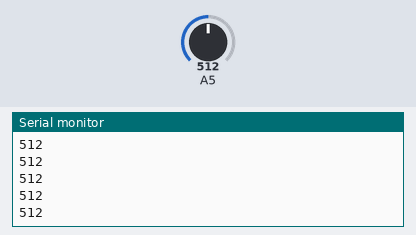
A sketch run on a simulated Arduino Uno, built with avr-gcc and run on an emulated ATmega328P. Shown: the last lines printed to the serial monitor. The test bench sets the inputs (shaded band); at power-on: A5 = 512.

Above: at 1.2 s.
1.3 s: A5 set to 716
At 1.56 s:
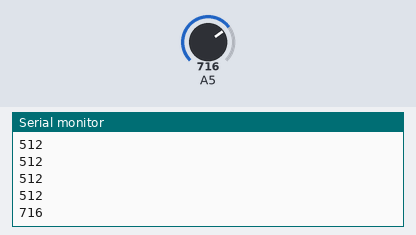
2.8 s: A5 set to 900
At 2.96 s:
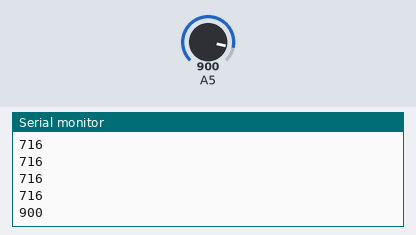
Timing chart, 0 to 5.8 s (numbered marks = the images above; inputs shaded):
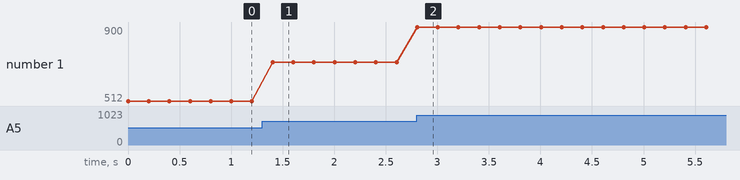

The sketch:

test-code.ino
```cpp
void setup() { Serial.begin(9600); }
void loop() { Serial.println(analogRead(A5)); delay(200); }
```

Measured:
- after the input at 1.3 s, the serial monitor: prints a new line after 0.10 s (image 1)
- after the input at 2.8 s, the serial monitor: prints a new line at once (image 2)
- plotted number 1: 512 → 716 after the input at 1.3 s, 716 → 900 after the input at 2.8 s
